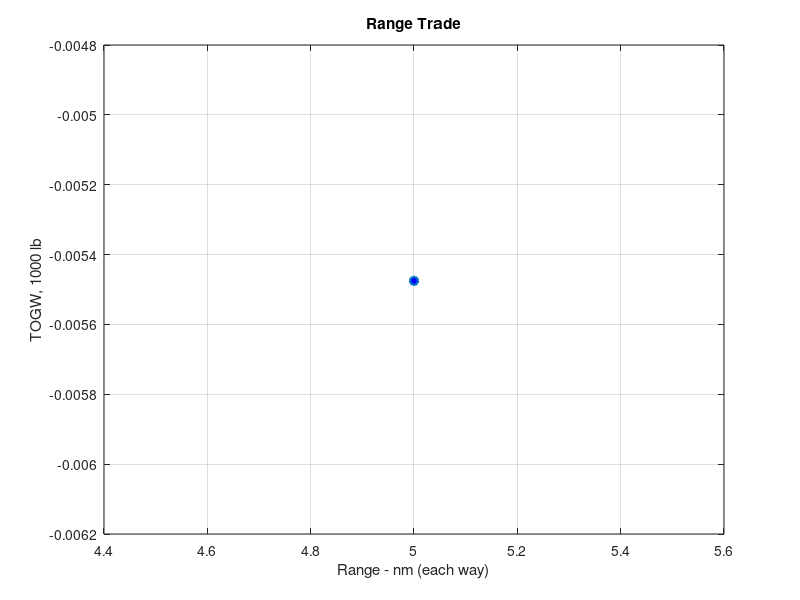

The MATLAB script that drew this image:
%% ============================================================
%  GENERIC RANGE TRADE STUDY  (Raymer Box 3.2 / Fig 3.11)
%
%  Re-sizes the aircraft (solves for W0) for several different
%  design ranges, keeping payload/crew and all other mission
%  segments fixed, so you can see how TOGW grows with range.
%
%  If you already ran ASW_sizing.m in this folder, this script
%  will offer to load its saved mission data automatically so
%  you don't have to re-enter the aircraft type, mission profile,
%  or crew/payload from scratch.
% ============================================================
clear; clc; close all;

fprintf('=====================================================\n');
fprintf('        GENERIC RANGE TRADE STUDY\n');
fprintf('=====================================================\n\n');

loaded = false;
if exist('mission_data.mat', 'file')
    ans_load = input('Found "mission_data.mat" from a previous sizing run. Load it? (y/n): ', 's');
    if lower(ans_load) == 'y'
        load('mission_data.mat');
        loaded = true;
        fprintf('\nLoaded mission: %s\n', acType);
        fprintf('  A = %.3f, C = %.3f, K_vs = %.2f\n', A, C, K_vs);
        fprintf('  Crew + Payload = %.1f lb\n', Wfixed);
        fprintf('  Segments:\n');
        typeStr = {'fixed','cruise','loiter'};
        for i = 1:nSeg
            tag = '';
            if isRangeLeg(i), tag = '  <-- range-trade leg'; end
            fprintf('    %d) %-22s [%s]  Wi/W(i-1) = %.4f%s\n', i, segLabel{i}, ...
                typeStr{segType(i)}, frac(i), tag);
        end
    end
end

%% ---------------------------------------------------------
%  IF NOT LOADED: define everything manually (fallback path)
% ---------------------------------------------------------
if ~loaded
    names = { ...
        'Sailplane - unpowered'; 'Sailplane - powered'; ...
        'Homebuilt - metal/wood'; 'Homebuilt - composite'; ...
        'General aviation - single engine'; 'General aviation - twin engine'; ...
        'Agricultural aircraft'; 'Twin turboprop'; 'Flying boat'; ...
        'Jet trainer'; 'Jet fighter'; 'Military cargo/bomber'; 'Jet transport'};
    A_tab = [0.86 0.91 1.19 0.99 2.36 1.51 0.74 0.96 1.09 1.59 2.34 0.93 1.02];
    C_tab = [-0.05 -0.05 -0.09 -0.09 -0.18 -0.10 -0.03 -0.05 -0.05 -0.10 -0.13 -0.07 -0.06];

    fprintf('Select aircraft type for empty weight fraction (Table 3.1):\n');
    for i = 1:length(names)
        fprintf('  %2d) %s\n', i, names{i});
    end
    fprintf('  %2d) Custom (enter A and C manually)\n', length(names)+1);
    sel = input('\nEnter choice number: ');
    if sel == length(names)+1
        A = input('Enter A: ');
        C = input('Enter C: ');
    else
        A = A_tab(sel);
        C = C_tab(sel);
    end
    vs = input('Variable sweep wing? (y/n): ', 's');
    if lower(vs) == 'y', K_vs = 1.04; else, K_vs = 1.00; end

    histLabel = {'Warmup and takeoff';'Climb';'Descent';'Landing, taxi';'Land'};
    histFrac  = [0.970; 0.985; 0.990; 0.995; 0.995];

    fprintf('\nDEFINE MISSION PROFILE\n');
    nSeg = input('Enter number of mission segments: ');
    segType = zeros(nSeg,1); segLabel = cell(nSeg,1); frac = zeros(nSeg,1);
    segC = nan(nSeg,1); segV = nan(nSeg,1); segLD = nan(nSeg,1); segR = nan(nSeg,1);
    isRangeLeg = false(nSeg,1);

    for i = 1:nSeg
        fprintf('\n--- Segment %d ---\n', i);
        fprintf('  1) Fixed/known weight fraction\n  2) Cruise\n  3) Loiter\n');
        stype = input('  Select segment type: ');
        segType(i) = stype;
        switch stype
            case 1
                for k = 1:length(histLabel)
                    fprintf('    %d) %-22s  %.3f\n', k, histLabel{k}, histFrac(k));
                end
                fprintf('    %d) Custom\n', length(histLabel)+1);
                hsel = input('  Select: ');
                if hsel == length(histLabel)+1
                    segLabel{i} = input('  Segment name: ', 's');
                    frac(i) = input('  Wi/W(i-1): ');
                else
                    segLabel{i} = histLabel{hsel};
                    frac(i) = histFrac(hsel);
                end
            case 2
                segLabel{i} = 'Cruise';
                R = input('  Range R (ft): ');
                Ccr = input('  C (1/s): ');
                V = input('  V (ft/s): ');
                LD = input('  L/D: ');
                frac(i) = exp(-R*Ccr/(V*LD));
                segR(i)=R; segC(i)=Ccr; segV(i)=V; segLD(i)=LD;
                rl = input('  Range-trade leg? (y/n): ', 's');
                isRangeLeg(i) = lower(rl) == 'y';
            case 3
                segLabel{i} = 'Loiter';
                E = input('  E (s): ');
                Clt = input('  C (1/s): ');
                LD = input('  L/D: ');
                frac(i) = exp(-E*Clt/LD);
        end
    end

    fprintf('\n');
    Wcrew    = input('Enter crew weight (lb): ');
    Wpayload = input('Enter payload weight (lb): ');
    Wfixed   = Wcrew + Wpayload;
end

if ~any(isRangeLeg)
    fprintf('\nNo segment is currently marked as a range-trade leg.\n');
    for i = 1:nSeg
        if segType(i) == 2
            fprintf('  Segment %d: %s (R=%.0f ft, C=%.6f, V=%.1f, L/D=%.1f)\n', ...
                i, segLabel{i}, segR(i), segC(i), segV(i), segLD(i));
        end
    end
    idxSel = input('Enter segment number(s) to mark as range-trade legs, e.g. [3 5]: ');
    isRangeLeg(idxSel) = true;
end

trapped_reserve = 1.06;

%% ---------------------------------------------------------
%  DEFINE RANGE SWEEP
% ---------------------------------------------------------
fprintf('\n---------------------------------------------------\n');
fprintf('DEFINE RANGE SWEEP (each-way design range)\n');
fprintf('---------------------------------------------------\n');
fprintf('  1) Enter a list of ranges (e.g. 1000, 1500, 2000)\n');
fprintf('  2) Enter a linear sweep (start:step:end)\n');
rmode = input('  Select option: ');
unitSel = input('  Enter ranges in (1) nautical miles or (2) feet? [1/2]: ');
convFac = 6076.1;

if rmode == 1
    Rlist = input('  Enter range values as a vector, e.g. [1000 1500 2000]: ');
else
    r0 = input('  Start range: ');
    rs = input('  Step: ');
    rf = input('  End range: ');
    Rlist = r0:rs:rf;
end

if unitSel == 1
    Rlist_ft = Rlist * convFac;
else
    Rlist_ft = Rlist;
end

%% ---------------------------------------------------------
%  SWEEP - RESIZE AIRCRAFT FOR EACH RANGE
% ---------------------------------------------------------
nR = length(Rlist_ft);
W0_results   = zeros(nR,1);
WeW0_results = zeros(nR,1);
Wx_results   = zeros(nR,1);
Wf_results   = zeros(nR,1);

W0_guess0 = input('\nEnter initial W0 guess (lb) for the iteration: ');
tol = 1e-4; maxIter = 200;

fprintf('\n=====================================================\n');
fprintf('RANGE TRADE RESULTS\n');
fprintf('=====================================================\n');

for r = 1:nR
    fracLocal = frac;
    for i = 1:nSeg
        if segType(i) == 2 && isRangeLeg(i)
            fracLocal(i) = exp(-Rlist_ft(r) * segC(i) / (segV(i) * segLD(i)));
        end
    end

    Wx_W0 = prod(fracLocal);
    Wf_W0 = trapped_reserve * (1 - Wx_W0);

    W0_guess = W0_guess0;
    err = 1; iter = 0;
    fprintf('\n--- Range = %.0f (each way) ---\n', Rlist(r));
    fprintf('%-10s %-14s %-14s\n', 'Iter', 'W0 Guess', 'We/W0');
    while err > tol && iter < maxIter
        iter = iter + 1;
        WeW0 = A * W0_guess^C * K_vs;
        W0_new = Wfixed / (1 - Wf_W0 - WeW0);
        fprintf('%-10d %-14.1f %-14.4f\n', iter, W0_guess, WeW0);
        err = abs(W0_new - W0_guess) / W0_new;
        W0_guess = W0_new;
    end

    W0_results(r)   = W0_guess;
    WeW0_results(r) = A * W0_guess^C * K_vs;
    Wx_results(r)   = Wx_W0;
    Wf_results(r)   = Wf_W0;
end

%% ---------------------------------------------------------
%  SUMMARY TABLE
% ---------------------------------------------------------
fprintf('\n=====================================================\n');
fprintf('SUMMARY: RANGE TRADE\n');
fprintf('=====================================================\n');
fprintf('%-14s %-12s %-12s %-14s\n', 'Range', 'Wx/W0', 'Wf/W0', 'W0 (lb)');
for r = 1:nR
    fprintf('%-14.0f %-12.4f %-12.4f %-14.1f\n', Rlist(r), Wx_results(r), Wf_results(r), W0_results(r));
end

%% ---------------------------------------------------------
%  PLOT - TOGW vs RANGE  (like Fig 3.11)
% ---------------------------------------------------------
figure('Color','w');
plot(Rlist, W0_results/1000, '-o', 'LineWidth', 1.6, 'MarkerFaceColor','b');
grid on;
xlabel('Range - nm (each way)');
ylabel('TOGW, 1000 lb');
title('Range Trade');
